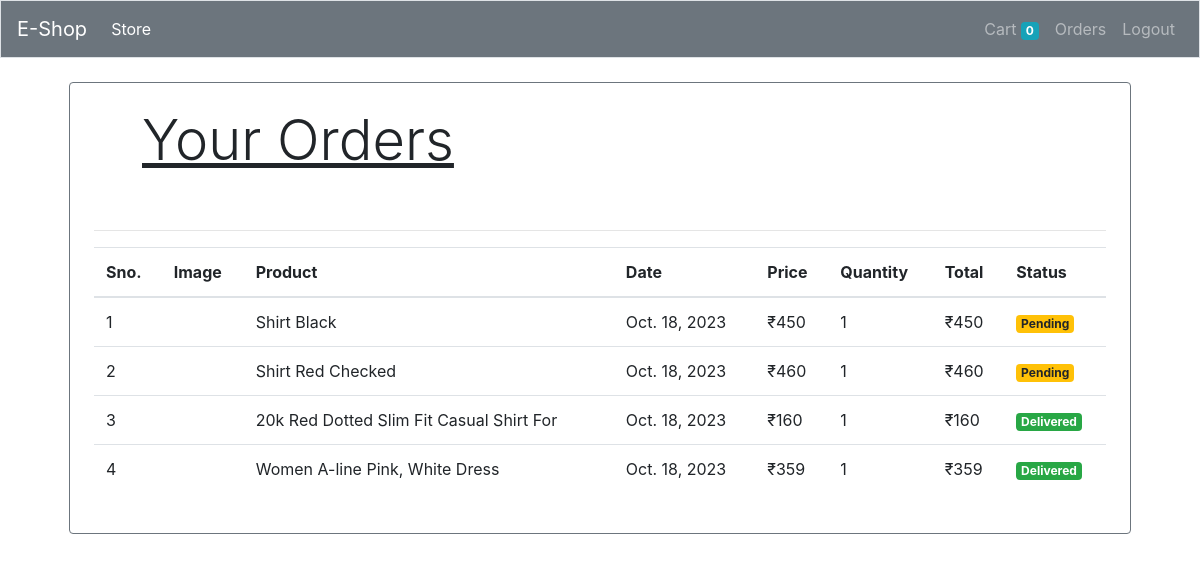
The app's page /orders (signed in) with its own data.
### store/models/orders.py (models this page shows, shortened)
class Order(models.Model):
    product = models.ForeignKey(Product , on_delete=models.CASCADE)
    customer = models.ForeignKey(Customer , on_delete=models.CASCADE)
    quantity = models.IntegerField(default=1)
    price = models.IntegerField()
    address = models.CharField(max_length=100, default='', blank=True)
    phone = models.CharField(max_length=12, default='', blank=True)
    date = models.DateField(default=datetime.datetime.today)
    status = models.BooleanField(default=False)
    @staticmethod
    def get_orders_by_customer(customer_id):
        return Order.objects.filter(customer = customer_id).order_by('-date')

### store/models/product.py (models this page shows, shortened)
class Product(models.Model):
    name = models.CharField(max_length=50)
    price = models.IntegerField(default=0)
    catagory = models.ForeignKey(Catagory, on_delete=models.CASCADE, default=1, null=True, blank=True)
    discription = models.CharField(max_length=300)
    images = models.ImageField(upload_to='uploads/products/')

### store/views/order.py (the view)
# urls.py: path('orders', OrderView.as_view(), name='orders')
class OrderView(View):
    def get(self, request):
        customer = request.session.get('customer')
        orders = Order.get_orders_by_customer(customer)
        print(orders)
        return render(request, 'orders.html', {'orders': orders})

### store/templatetags/custom_filter.py (called while the page is built)
@register.filter(name='currency')
def currency(number):
    return "₹"+str(number)

@register.filter(name='multiply')
def multiply(number, number1):
    return number*number1

### store/templates/orders.html
{% extends "base.html" %}
{% block content %}
{% load cart %}
{% load custom_filter %}
<div class="container">
    <div class="border border-secondary rounded p-4 m-4">
        <p class="display-4 pl-4 ml-4"><u>Your Orders</u></p>
        <br>
        <hr>
        <table class="table">
            <thead>
                <tr>
                    <th>Sno.</th>
                    <th>Image</th>
                    <th>Product</th>
                    <th>Date</th>
                    <th>Price</th>
                    <th>Quantity</th>
                    <th>Total</th>
                    <th>Status</th>
                </tr>
            </thead>
            <tbody>
                {% for order in orders %}
                <tr>
                    <td>{{forloop.counter}}</td>
                    <td><img style="height: 100px" class="rounded-oval" src="{{order.product.images.url}}" alt=""></td>
                    <td>{{order.product.name}}</td>
                    <td>{{order.date}}</td>
                    <td>{{order.price|currency}}</td>
                    <td>{{order.quantity}}</td>
                    <td>{{order.quantity|multiply:order.price|currency}}</td>
                    {% if order.status %}
                    <td><span class="badge badge-success">Delivered</span></td>
                    {% else %}
                    <td><span class="badge badge-warning">Pending</span></td>
                    {% endif %}
                </tr>
                {% endfor %}
            </tbody>
        </table>
    </div>
</div>
{% endblock %}

### store/templates/base.html (shortened to what this page needs)
<!doctype html>
<html lang="en">
  <head>
    <link rel="stylesheet" href="https://cdn.jsdelivr.net/npm/bootstrap@4.0.0/dist/css/bootstrap.min.css">
    <link rel="stylesheet" href="static/style.css">
  </head>
  <body>
<nav id="base-nav" class="navbar navbar-expand-lg navbar-dark bg-secondary border border-bottom ">
  <a class="navbar-brand" href="/">E-Shop</a>
  <div class="collapse navbar-collapse" id="navbarSupportedContent">
    <ul class="navbar-nav mr-auto">
      <li class="nav-item active">
        <a class="nav-link" href="#">Store <span class="sr-only">(current)</span></a>
      </li>
    </ul>
    <ul class="navbar-nav my-2 my-lg-0">
      <li class="nav-item ">
        <a class="nav-link" href="/cart">Cart
        <span class="badge badge-info">{{request.session.cart.keys|length}}</span>
        <span class="sr-only">(current)</span></a>
      </li>
      {% if request.session.customer %}
      <li class="nav-item ">
        <a class="nav-link" href="orders">Orders <span class="sr-only">(current)</span></a>
      </li>
      <li class="nav-item ">
        <a class="nav-link" href="/logout">Logout <span class="sr-only">(current)</span></a>
      </li>
      {% endif %}
    </ul>
  </div>
</nav>
{% block content %}{% endblock %}
  </body>
</html>

### records on screen
Order: product.name "Shirt Black", date "Oct. 18, 2023", price "₹450", quantity "1", quantity|multiply "₹450", status "Pending"
Order: product.name "Shirt Red Checked", date "Oct. 18, 2023", price "₹460", quantity "1", quantity|multiply "₹460", status "Pending"
Order: product.name "20k Red Dotted Slim Fit Casual Shirt For", date "Oct. 18, 2023", price "₹160", quantity "1", quantity|multiply "₹160", status "Delivered"
Order: product.name "Women A-line Pink, White Dress", date "Oct. 18, 2023", price "₹359", quantity "1", quantity|multiply "₹359", status "Delivered"

### other values on screen
{{ request.session.cart.keys|length }} "0"
